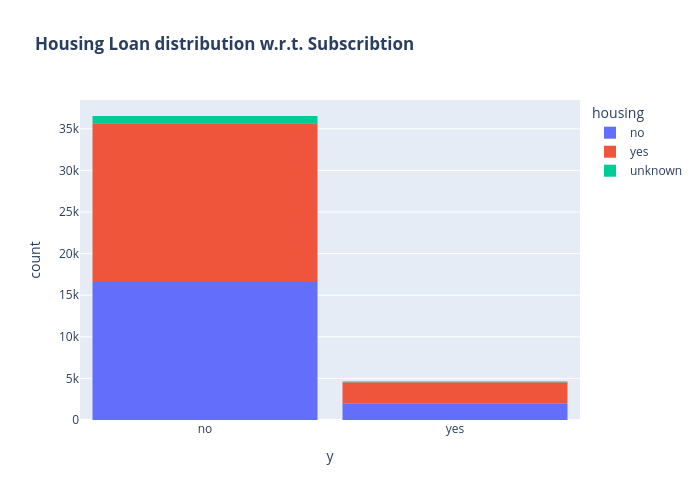

Notebook code cell kept with this figure:
### Markdown cell above
- Custumer with both housing loan and without loan are balanced. Out of which, 2.4% customers housing loan detail are unknown.

### Code cell
out_dir = 'Report\\EDA\\10_Bivariant_Analysis\\Histogram'

if out_dir and not os.path.exists(out_dir):
    os.makedirs(out_dir)
fig = px.histogram(df, x="y", color="housing", title="<b>Housing Loan distribution w.r.t. Subscribtion</b>")
fig.update_layout(width=700, height=500, bargap=0.1)
fig.write_image(os.path.join(out_dir, "Housing Loan distribution with Subscribtion.png"))

fig.show()

### Figure 1 — Plotly figure (JSON) as saved in the notebook; plotly's stock layout.template omitted (floating-point values rounded to 4 significant figures; data arrays with more than 128 entries replaced by an {"elided": "..."} marker saying what was removed)
{"data": [{"bingroup": "x", "hovertemplate": "housing=no<br>y=%{x}<br>count=%{y}<extra></extra>", "legendgroup": "no", "marker": {"color": "#636efa", "pattern": {"shape": ""}}, "name": "no", "orientation": "v", "showlegend": true, "type": "histogram", "x": {"elided": "18615 str values"}, "xaxis": "x", "yaxis": "y"}, {"bingroup": "x", "hovertemplate": "housing=yes<br>y=%{x}<br>count=%{y}<extra></extra>", "legendgroup": "yes", "marker": {"color": "#EF553B", "pattern": {"shape": ""}}, "name": "yes", "orientation": "v", "showlegend": true, "type": "histogram", "x": {"elided": "21571 str values"}, "xaxis": "x", "yaxis": "y"}, {"bingroup": "x", "hovertemplate": "housing=unknown<br>y=%{x}<br>count=%{y}<extra></extra>", "legendgroup": "unknown", "marker": {"color": "#00cc96", "pattern": {"shape": ""}}, "name": "unknown", "orientation": "v", "showlegend": true, "type": "histogram", "x": {"elided": "990 str values"}, "xaxis": "x", "yaxis": "y"}], "layout": {"bargap": 0.1, "barmode": "relative", "height": 500, "legend": {"title": {"text": "housing"}, "tracegroupgap": 0}, "title": {"text": "<b>Housing Loan distribution w.r.t. Subscribtion</b>"}, "width": 700, "xaxis": {"anchor": "y", "domain": [0, 1], "title": {"text": "y"}}, "yaxis": {"anchor": "x", "domain": [0, 1], "title": {"text": "count"}}}}
